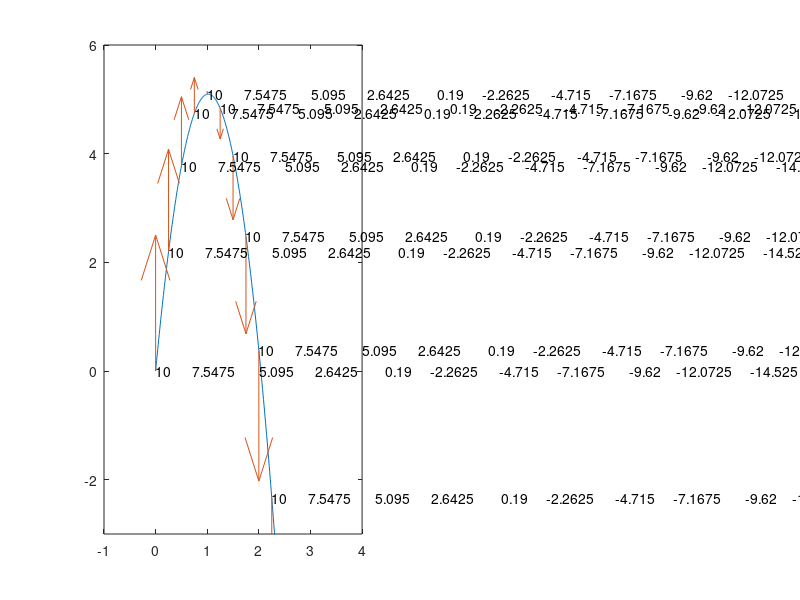

Here is the MATLAB script that generated this plot:
v0 = 10
t = [0:0.01:3]
t2 = [0:0.25:3]
g = 9.81
y = (v0 .* t) - ((g./2) .* (t .^ 2))
vy = v0 - g .* t2
x = ones(size(vy)).*0
subplot(1,2,1)
plot(t,y)
hold on
quiver(t2, y(1:25:301), x, vy)
ylim([-3 6])
y = y(1:25:301)
text(t2, y, num2str(vy))
